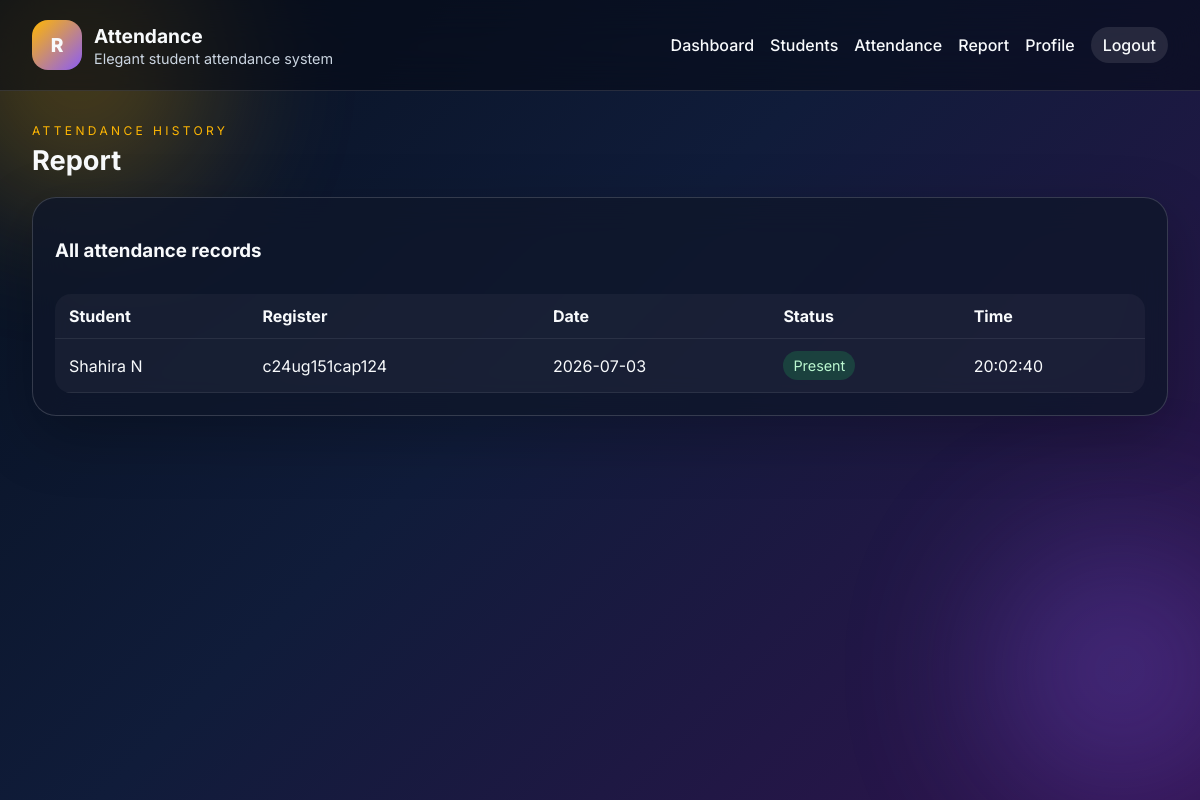
Page /report (signed in) on the earlier database version.
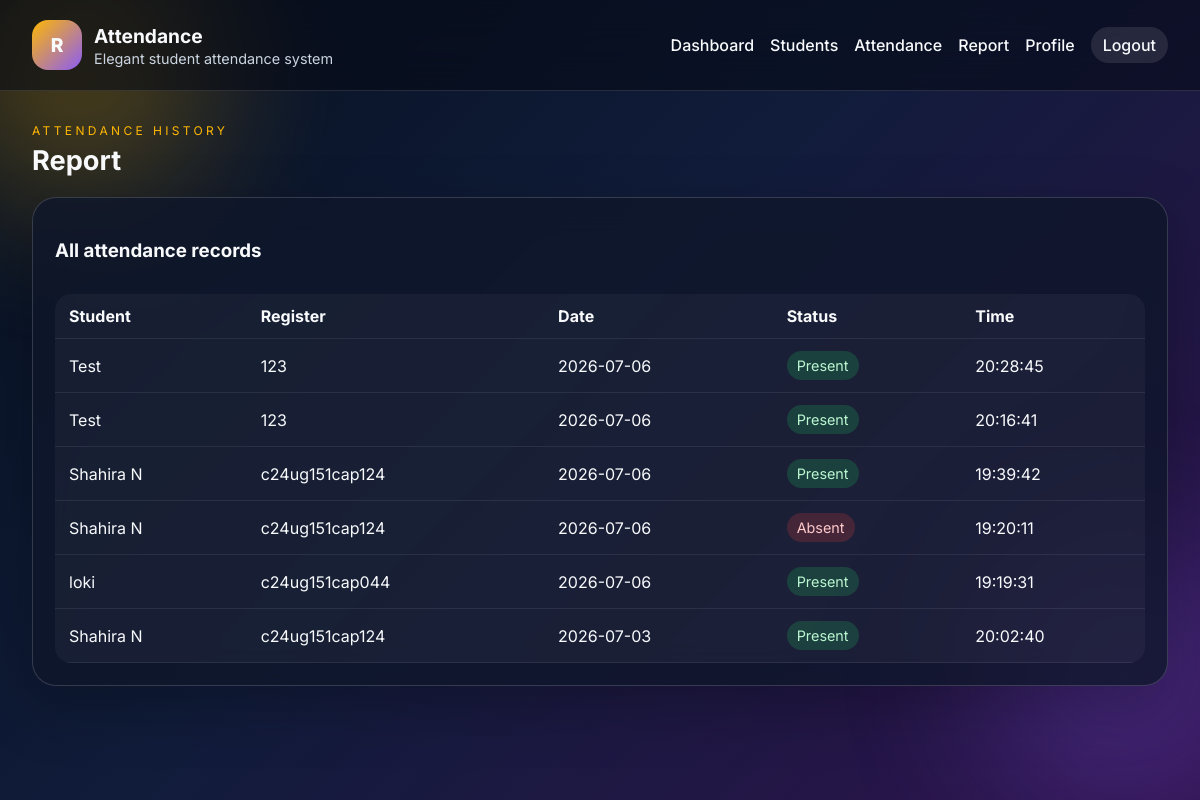
Same page on the later database version.
### tables this page shows
CREATE TABLE attendance (
            id INTEGER PRIMARY KEY AUTOINCREMENT,
            student_id INTEGER NOT NULL,
            attendance_date TEXT NOT NULL,
            status TEXT NOT NULL,
            marked_at TEXT NOT NULL,
            FOREIGN KEY (student_id) REFERENCES students (id)
        );

CREATE TABLE students (
            id INTEGER PRIMARY KEY AUTOINCREMENT,
            full_name TEXT NOT NULL,
            register_number TEXT NOT NULL UNIQUE,
            created_at TEXT NOT NULL DEFAULT CURRENT_TIMESTAMP
        );

### app.py (the view)
@app.route('/report')
@login_required
def report():
    records = get_attendance_records(limit=50)
    return render_template('report.html', records=records)

### attendance.py (called while the page is built)
def get_attendance_records(limit=20):
    conn = get_db_connection()
    rows = conn.execute(
        '''
        SELECT a.id, a.attendance_date, a.status, a.marked_at, s.full_name, s.register_number
        FROM attendance a
        LEFT JOIN students s ON s.id = a.student_id
        ORDER BY a.id DESC
        LIMIT ?
        ''',
        (limit,),
    ).fetchall()
    conn.close()
    return [dict(row) for row in rows]

### auth.py (called while the page is built)
def login_required(view):
    @wraps(view)
    def wrapped(*args, **kwargs):
        if not session.get('user_id'):
            flash('Please log in to continue.', 'warning')
            return redirect(url_for('login'))
        return view(*args, **kwargs)
    return wrapped

### models.py (called while the page is built)
def get_db_connection():
    conn = sqlite3.connect(Config.DATABASE_PATH)
    conn.row_factory = sqlite3.Row
    return conn

### templates/report.html
{% extends 'base.html' %}
{% block content %}
<div class="page-head">
    <div>
        <p class="eyebrow">Attendance history</p>
        <h2>Report</h2>
    </div>
</div>
<section class="panel">
    <div class="panel-head">
        <h3>All attendance records</h3>
    </div>
    <div class="table-card">
        <table>
            <thead>
                <tr>
                    <th>Student</th>
                    <th>Register</th>
                    <th>Date</th>
                    <th>Status</th>
                    <th>Time</th>
                </tr>
            </thead>
            <tbody>
                {% for item in records %}
                <tr>
                    <td>{{ item.full_name }}</td>
                    <td>{{ item.register_number }}</td>
                    <td>{{ item.attendance_date }}</td>
                    <td><span class="status {{ item.status }}">{{ item.status }}</span></td>
                    <td>{{ item.marked_at }}</td>
                </tr>
                {% else %}
                <tr><td colspan="5">No records available.</td></tr>
                {% endfor %}
            </tbody>
        </table>
    </div>
</section>
{% endblock %}

Differences in the rows shown:
added attendance: full_name "Test", register_number "123", attendance_date "2026-07-06", status "Present", marked_at "20:28:45"
added attendance: full_name "Test", register_number "123", attendance_date "2026-07-06", status "Present", marked_at "20:16:41"
added attendance: full_name "Shahira N", register_number "c24ug151cap124", attendance_date "2026-07-06", status "Present", marked_at "19:39:42"
added attendance: full_name "Shahira N", register_number "c24ug151cap124", attendance_date "2026-07-06", status "Absent", marked_at "19:20:11"
added attendance: full_name "loki", register_number "c24ug151cap044", attendance_date "2026-07-06", status "Present", marked_at "19:19:31"
